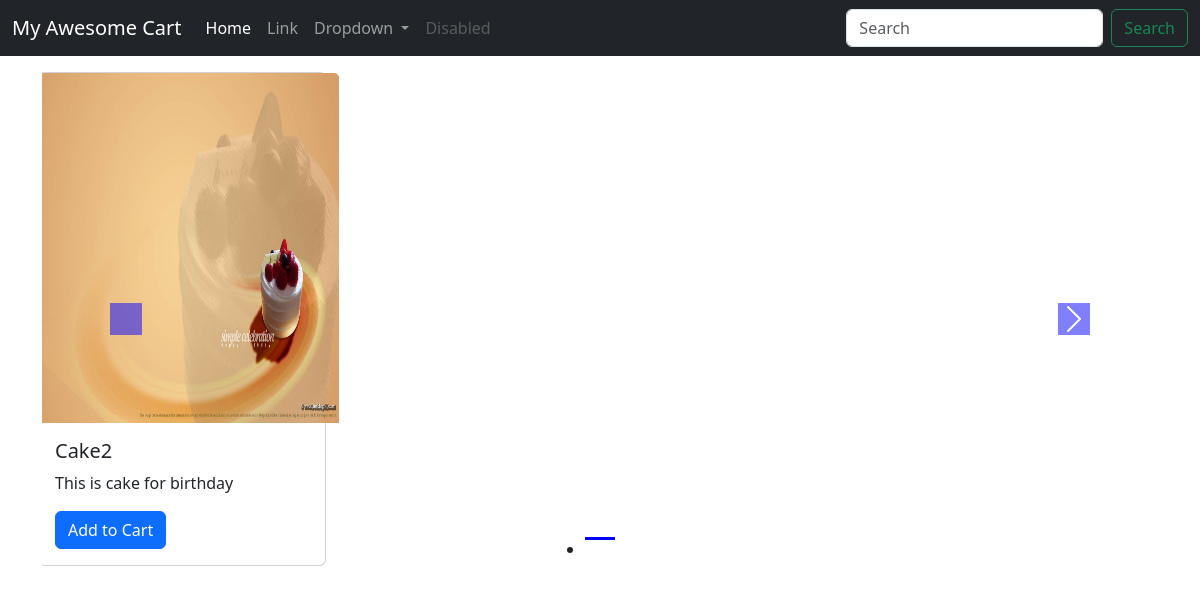
/shop/, run on an earlier commit of the app's database.
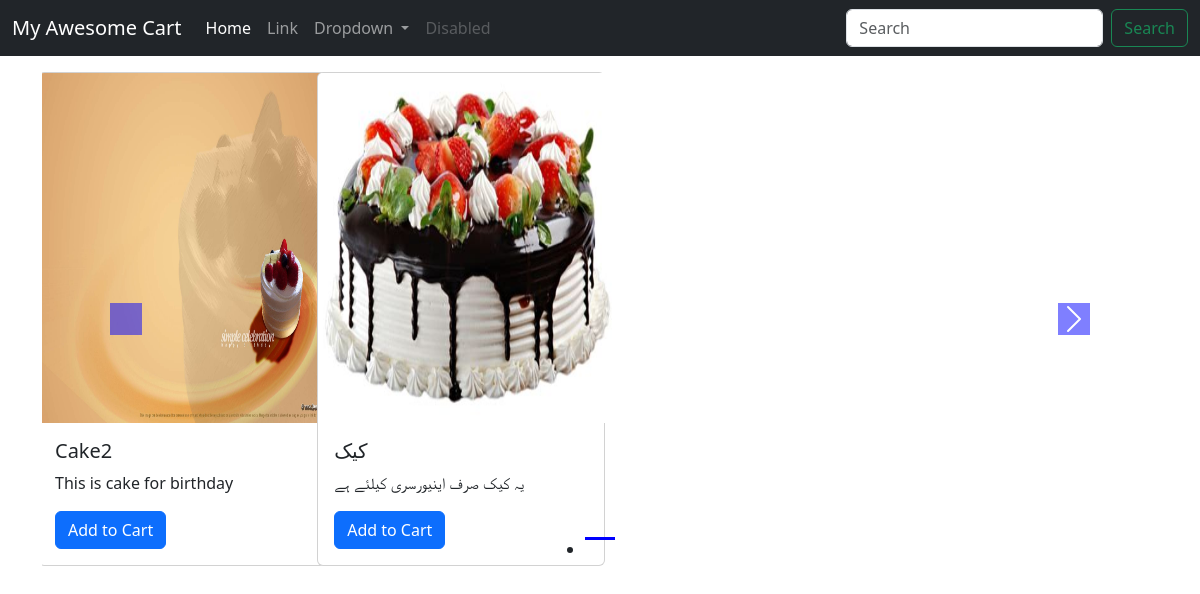
And on a later commit of the database.
### shop/models.py (models this page shows)
class Product(models.Model):
    product_id = models.AutoField
    product_name = models.CharField(max_length=50)
    category = models.CharField(max_length=50, default="")
    subcategory = models.CharField(max_length=50, default="")
    desc = models.CharField(max_length=300)
    price = models.IntegerField(default=0)
    pub_date = models.DateField()
    image = models.ImageField(upload_to="shop/images", default="")
    def __str__(self) :
        return self.product_name

### shop/views.py (the view)
# urls.py: path('', views.index, name='index')
def index(request):
    products = Product.objects.all()
    print(products)
    n = len(products)
    nSlides = n//4 + ceil((n/4) - (n//4))
    params = {'no_of_slides':nSlides,'range':range(1, nSlides),'product': products}
    return render(request, 'shop/index.html', params)

### shop/templates/shop/index.html (shortened to what this page needs)
{% extends 'shop/basic.html' %}
{% load static %}
{% block body %}
<div class="container">
    <div id="demo" class="carousel slide my-3" data-ride="carousel">
        <ul class="carousel-indicators">
            <li data-bs-target="#demo" aria-label="Slide 1" data-bs-slide-to="0" aria-current="true" class="active">
            </li>
        </ul>
        <div class="carousel-inner no-padding">
            <div class="carousel-item active">
                <div class="col-xs-3 col-sm-3 col-md-3">
                    <div class="card" style="width: 18rem;">
                        <img src="/media/{{ product.0.image }}" class="card-img-top" alt="...">
                        <div class="card-body">
                            <h5 class="card-title">{{product.0.product_name}}</h5>
                            <p class="card-text">{{product.0.desc}}</p>
                            <a href="#" class="btn btn-primary">Add to Cart</a>
                        </div>
                    </div>
                </div>
                {% for i in product|slice:"1:" %}
                <div class="col-xs-3 col-sm-3 col-md-3">
                    <div class="card" style="width: 18rem;">
                        <img src="/media/{{ i.image }}" class="card-img-top" alt="...">
                        <div class="card-body">
                            <h5 class="card-title">{{i.product_name}}</h5>
                            <p class="card-text">{{i.desc}}</p>
                            <a href="#" class="btn btn-primary">Add to Cart</a>
                        </div>
                    </div>
                </div>
                {% endfor %}
            </div>
        </div>
        <a class="carousel-control-prev" href="#demo" data-bs-slide="prev">
            <span class="carousel-control-prev-icon" aria-hidden="true"></span>
        </a>
        <a class="carousel-control-next" href="#demo" data-bs-slide="next">
            <span class="carousel-control-next-icon" aria-hidden="true"></span>
        </a>
        {% endblock %}

What changed in the data, as far as the page shows it:
added Product: image (picture), product_name "کیک", desc "یہ کیک صرف اینیورسری کیلئے ہے"
